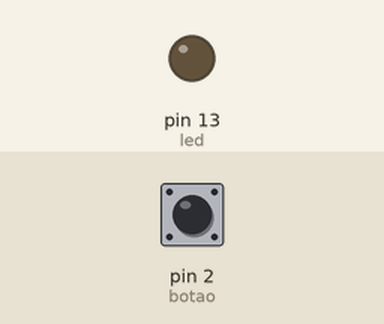
The sketch below on a simulated Arduino Uno, built with avr-gcc and run on an emulated ATmega328P. On the bench: output pins drawn as LEDs (lit = HIGH). The test bench sets the inputs (shaded band); at power-on: pin 2 (botao) HIGH.

Above: at 1.2 s.
1.3 s: pin 2 (botao) pulled LOW for 0.15 s
At 1.37 s:
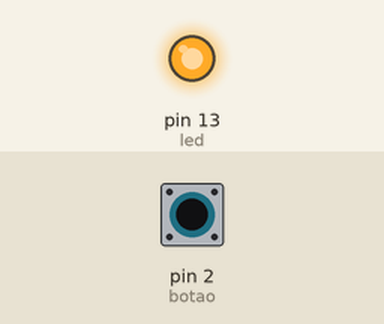
2.9 s: pin 2 (botao) pulled LOW for 3.2 s
At 7.3 s:
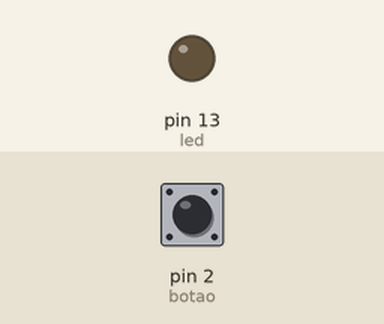
Timing chart, 0 to 8.8 s (numbered marks = the images above; inputs shaded):
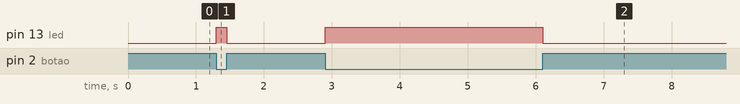

The sketch:

exercicio-01.ino
```cpp
// (licence header left out)
const int led = 13;  // LED conectado ao pino 13
const int botao = 2; // Botão conectado ao pino 2

void setup()
{
  pinMode(led, OUTPUT);  // Modo de operação: Saída (Envia pulso)
  pinMode(botao, INPUT); // Modo de operação: Entrada (Recebe pulso)
}

void loop()
{
  int buttonState = digitalRead(botao);
  if (buttonState == LOW)
  { // Botão pressionado
    digitalWrite(led, HIGH);
  }
  else
  { // Botão não pressionado
    digitalWrite(led, LOW);
  }
}
```

Measured:
- after the input at 1.3 s, pin 13 (led): LOW → HIGH at once, → LOW 0.15 s later
- after the input at 2.9 s, pin 13 (led): LOW → HIGH at once, → LOW 3.2 s later
